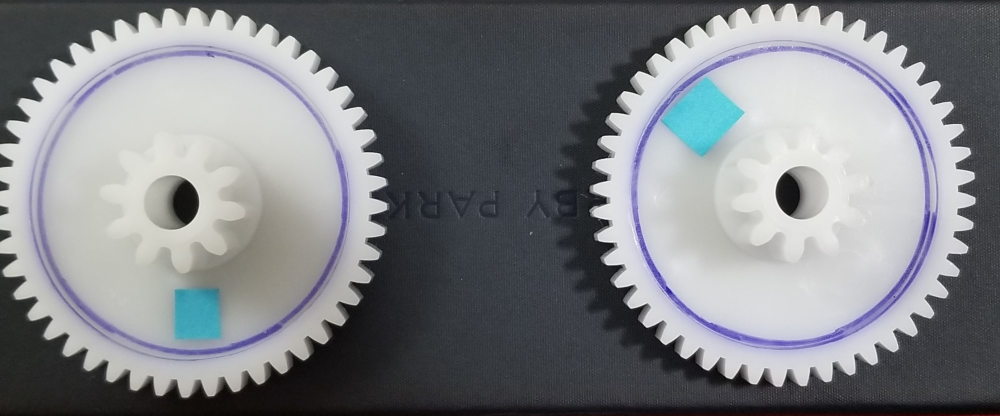
#> input picture Examples/images/double4.jpg, 2000 x 831 px, found by its file name (shown at 1/2 size)
$ python Double_angles.py
#> lines starting #> are read from the running program, lines starting #| are printed output that depends on the picture; after the words box and inside, x2 and y2 are one past the last pixel; in counts of white or black regions, pixels touching at a corner belong together
# -*- coding: utf-8 -*-
"""
Created on Mon Dec  7 18:53:29 2020

@author: Jasmine

For Bernard: You only need the bottom values: degree_left and degree_right
"""
import cv2
import math
import numpy as np

# read the input image
img_rot = cv2.imread("./images/double4.jpg")
#> img_rot is the input picture: shape (831, 2000, 3); mean B, G, R 133, 128.8, 126.4

#     *********************************
#     *                               *
#     *   Detects Circles in Images   *
#     *                               *
#     *********************************

img = cv2.imread("./images/double4.jpg", cv2.IMREAD_COLOR)
gray = cv2.cvtColor(img, cv2.COLOR_BGR2GRAY)
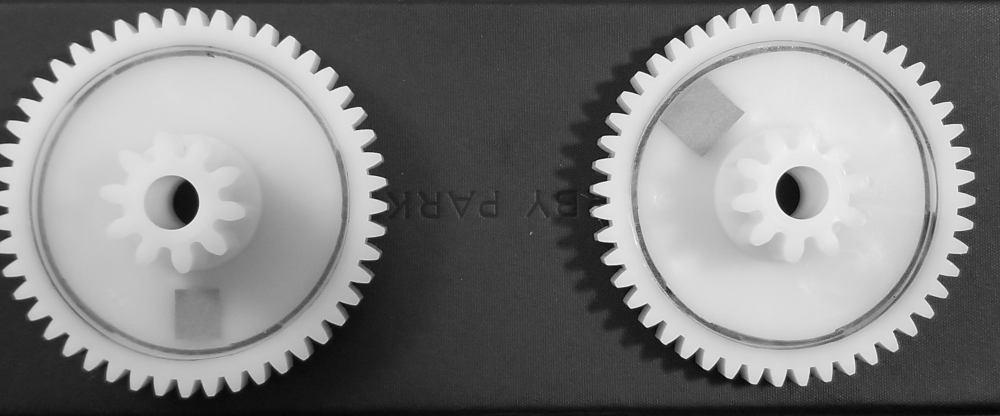
#> gray: shape (831, 2000) (shown at 1/2 size); min 1, max 255, mean 128.5
output = img.copy()

# Blur using 3 * 3 kernel.
gray_blurred = cv2.blur(gray, (3, 3))

# Apply Hough transform on the blurred image.
detected_circles = cv2.HoughCircles(gray_blurred,
                                    cv2.HOUGH_GRADIENT,1,40,
                                    param1=50,param2=30,minRadius=295,maxRadius=300)
#> detected_circles = [[1556.5, 395.5, 298.3], [386.5, 399.5, 299.4]]

# Draw circles that are detected.
if detected_circles is not None:
    # Convert the circle parameters a, b and r to integers.
    detected_circles = np.uint16(np.around(detected_circles))
#> detected_circles = [[1556, 396, 298], [386, 400, 299]]

    if detected_circles[0][0][0] < 1000:
        xl, yl, rl = detected_circles[0][0][0], detected_circles[0][0][1], detected_circles[0][0][2]
        xr, yr, rr = detected_circles[0][1][0], detected_circles[0][1][1], detected_circles[0][1][2]
    else:
        xr, yr, rr = detected_circles[0][0][0], detected_circles[0][0][1], detected_circles[0][0][2]
#> xr = 1556; yr = 396; rr = 298
        xl, yl, rl = detected_circles[0][1][0], detected_circles[0][1][1], detected_circles[0][1][2]
#> xl = 386; yl = 400; rl = 299


    a, b, r = detected_circles[0][0][0], detected_circles[0][0][1], detected_circles[0][0][2]
#> a = 1556; b = 396; r = 298
    # Draw the circumference of the circle.
    cv2.circle(img_rot, (xr, yr), rr, (0, 0, 255), 5)
    cv2.circle(img_rot, (xl, yl), rl, (0, 0, 255), 5)
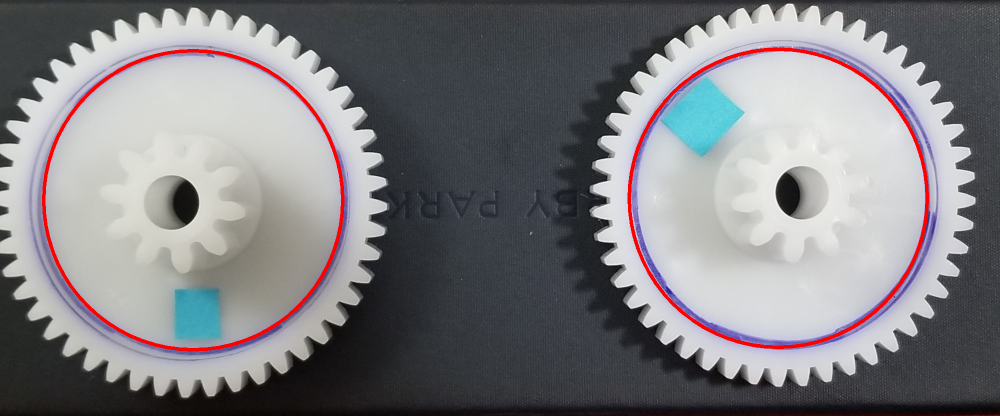
#> img_rot: shape (831, 2000, 3) (shown at 1/2 size); mean B, G, R 130, 126.5, 128

#     *********************************
#     *                               *
#     *    Applies Filter on Image    *
#     *                               *
#     *********************************

img_rot_hsv = cv2.cvtColor(img_rot, cv2.COLOR_BGR2HSV)
#> img_rot_hsv: shape (831, 2000, 3); mean H, S, V 86, 27.6, 135.7

# find HSV using BGR
blue = np.uint8([[[226,211,99]]])
#print(cv2.cvtColor(pink,cv2.COLOR_BGR2HSV))
blue = cv2.cvtColor(blue,cv2.COLOR_BGR2HSV)

# define range of pink color in HSV
# (H - 10, 100, 100)
# (H + 10, 255, 255)
lower_blue = np.array([blue[0][0][0] - 10,100,100])
upper_blue = np.array([blue[0][0][0] + 10,255,255])

# Threshold the HSV image to get only pink colors
mask_rot_blue = cv2.inRange(img_rot_hsv, lower_blue, upper_blue)
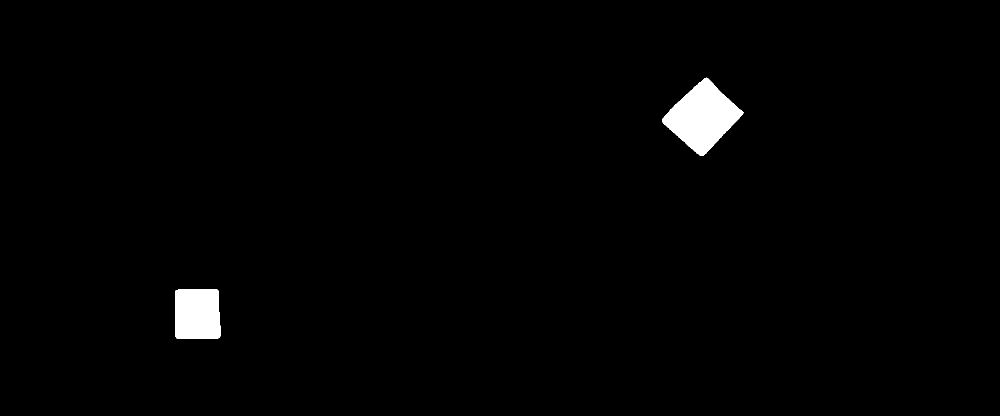
#> mask_rot_blue: shape (831, 2000) (shown at 1/2 size); 1.3% white; 2 white regions, box (x1, y1, x2, y2) and area: (1324, 155, 1487, 312) 13538, (350, 578, 442, 678) 8782

# Bitwise-AND mask and rotated image
res_rot_blue = cv2.bitwise_and(img_rot,img_rot, mask=mask_rot_blue)
res_rot_blue = cv2.cvtColor(res_rot_blue, cv2.COLOR_BGR2RGB)

# make copys of the results to display them
filtered_rot_blue = res_rot_blue.copy()

#     *********************************
#     *                               *
#     *    Finds Center of Shape      *
#     *                               *
#     *********************************

# Calculate the center of the shape after filter is applied
gray_rot = cv2.cvtColor(res_rot_blue, cv2.COLOR_BGR2GRAY)
blurred_rot = cv2.GaussianBlur(gray_rot, (5, 5), 0)
thresh_rot = cv2.threshold(blurred_rot, 60, 255, cv2.THRESH_BINARY)[1]
#> thresh_rot: shape (831, 2000); 1.4% white; 2 white regions

# find contours in the binary image
contours_rot, hierarchy = cv2.findContours(thresh_rot,cv2.RETR_TREE,cv2.CHAIN_APPROX_SIMPLE)
#> contours_rot = 2 contours; box (x1, y1, x2, y2) and area: (1324, 155, 1487, 312) 13610, (350, 578, 442, 678) 8616
for c in contours_rot:
    # calculate moments for each contour
    M = cv2.moments(c)

    # calculate x,y coordinate of center
    if M["m00"] != 0:
     cX = int(M["m10"] / M["m00"])
     cY = int(M["m01"] / M["m00"])
    else:
     cX, cY = 0, 0
    if cX < 1000:
        tl = np.array([(cX - xl), -1*(cY - yl), 0])
    else:
        tr = np.array([(cX - xr), -1*(cY - yr), 0])
#> this loop made 2 passes
#> (cX, cY, tl) on pass 1: (394, 628, [8, -228, 0])
#> (cX, cY, tr) on pass 2: (1404, 233, [-152, 163, 0])


#     *********************************
#     *                               *
#     *       Calculates Angle        *
#     *                               *
#     *********************************


omega = np.array([xl, yl, 1])
#> omega = [386, 400, 1]
s = np.array([0, 1, 0])

y = np.dot(np.transpose(omega), np.cross(s,tl))
#> y = -8
x = np.dot(s, tl)
#> x = -228
theta = math.atan2(y, x)
#> theta = -3.11
degree_left = np.rad2deg(theta)
#> degree_left = -178
degree_left = '%1.0f' % (degree_left)
#> degree_left = '-178'

y = np.dot(np.transpose(omega), np.cross(s,tr))
#> y = 152
x = np.dot(s, tr)
#> x = 163

theta = math.atan2(y, x)
#> theta = 0.75
degree_right = np.rad2deg(theta)
#> degree_right = 43
degree_right = '%1.0f' % (degree_right)
#> degree_right = '43'

# NOTE: Degrees: positive rotate counter-clockwise, negative rotate clockwise
print("degree left: ", degree_left)
#| degree left:  -178
print("degree right: " , degree_right)
#| degree right:  43

$ run again, with Examples/images/double5.jpg copied over Examples/images/double4.jpg
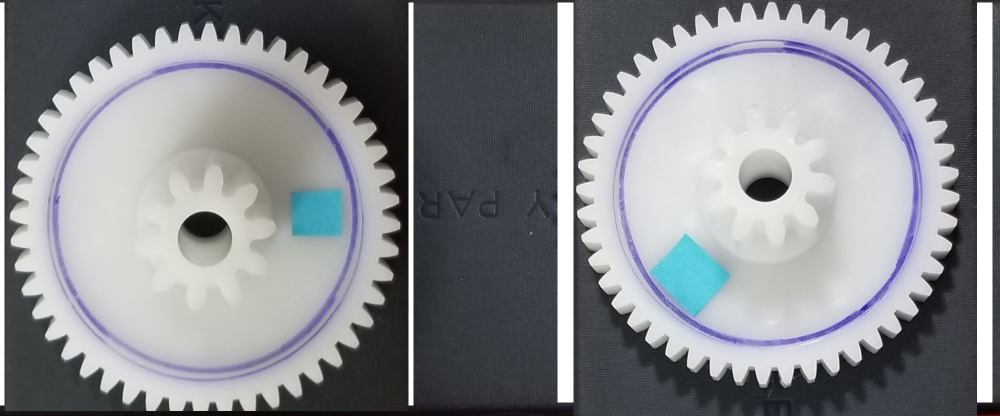
#> input picture Examples/images/double5.jpg, 2000 x 831 px, found by its file name (shown at 1/2 size)
#> img_rot is the input picture: shape (831, 2000, 3); mean B, G, R 141.2, 137.2, 134.7
#> `gray = cv2.cvtColor(img, cv2.COLOR_BGR2GRAY)`:
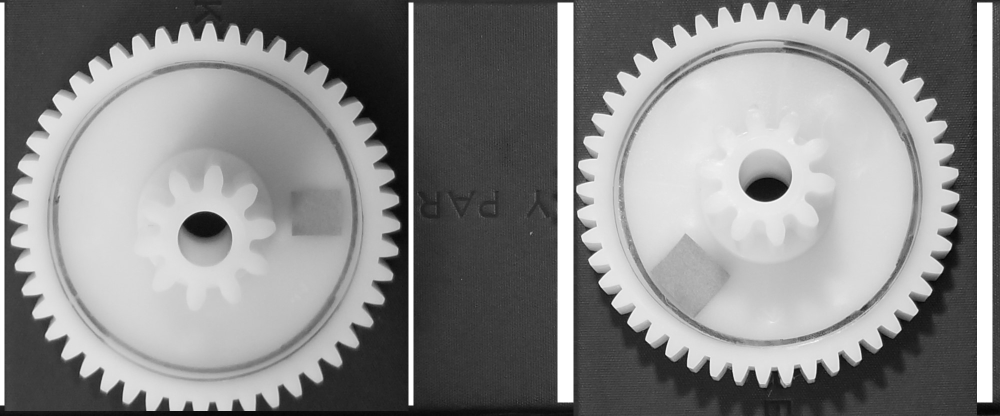
#> gray: shape (831, 2000) (shown at 1/2 size); min 3, max 255, mean 136.9
#> `detected_circles = cv2.HoughCircles(gray_blurred, cv2.HOUGH_GRADIENT,1..`: detected_circles = [[1541.5, 393.5, 296.1], [408.5, 434.5, 296.1]]
#> `detected_circles = np.uint16(np.around(detected_circles))`: detected_circles = [[1542, 394, 296], [408, 434, 296]]
#> xr = 1542; yr = 394; rr = 296
#> xl = 408; yl = 434; rl = 296
#> a = 1542; b = 394; r = 296
#> img_rot_hsv: shape (831, 2000, 3); mean H, S, V 82.7, 25.5, 143.9
#> `mask_rot_blue = cv2.inRange(img_rot_hsv, lower_blue, upper_blue)`:
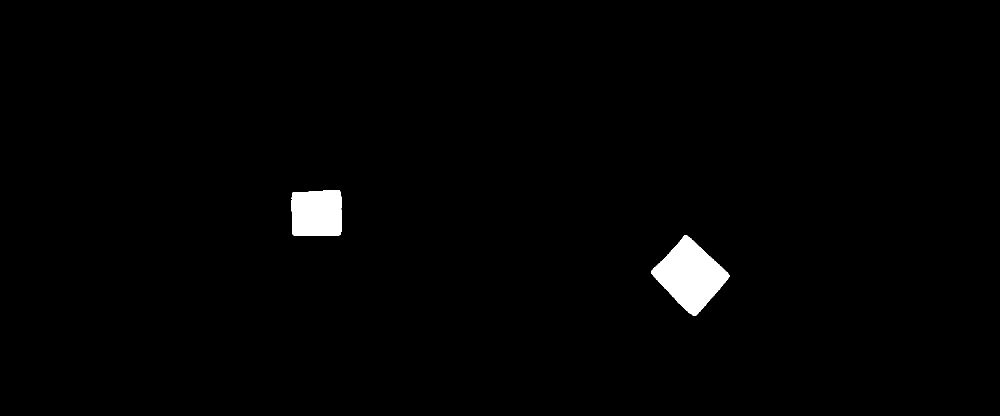
#> mask_rot_blue: shape (831, 2000) (shown at 1/2 size); 1.3% white; 2 white regions, box (x1, y1, x2, y2) and area: (1302, 470, 1459, 632) 13514, (583, 380, 683, 472) 8794
#> thresh_rot: shape (831, 2000); 1.4% white; 2 white regions
#> contours_rot = 2 contours; box (x1, y1, x2, y2) and area: (1302, 470, 1459, 632) 13590, (583, 380, 683, 472) 8630
#> the loop `for c in contours_rot:` made 2 passes
#> (cX, cY, tr) on pass 1: (1380, 550, [-162, -156, 0])
#> omega = [408, 434, 1]
#> `y = np.dot(np.transpose(omega), np.cross(s,tl))`: y = -225
#> `x = np.dot(s, tl)`: x = 8
#> `theta = math.atan2(y, x)`: theta = -1.54
#> `degree_left = np.rad2deg(theta)`: degree_left = -87.96
#> `degree_left = '%1.0f' % (degree_left)`: degree_left = '-88'
#> `y = np.dot(np.transpose(omega), np.cross(s,tr))`: y = 162
#> `x = np.dot(s, tr)`: x = -156
#> `theta = math.atan2(y, x)`: theta = 2.34
#> `degree_right = np.rad2deg(theta)`: degree_right = 133.9
#> `degree_right = '%1.0f' % (degree_right)`: degree_right = '134'
#| degree left:  -88
#| degree right:  134

$ run again, with Examples/images/doublebase.jpg copied over Examples/images/double4.jpg
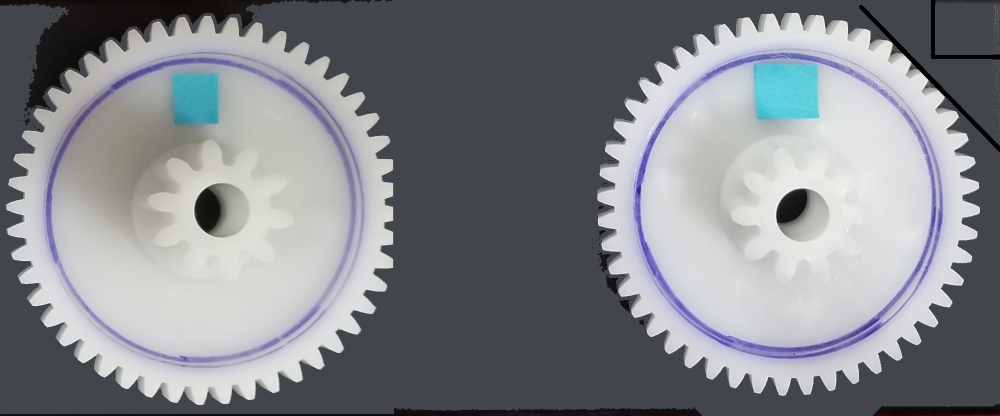
#> input picture Examples/images/doublebase.jpg, 2000 x 831 px, found by its file name (shown at 1/2 size)
#> img_rot is the input picture: shape (831, 2000, 3); mean B, G, R 138.4, 133.7, 131
#> `gray = cv2.cvtColor(img, cv2.COLOR_BGR2GRAY)`:
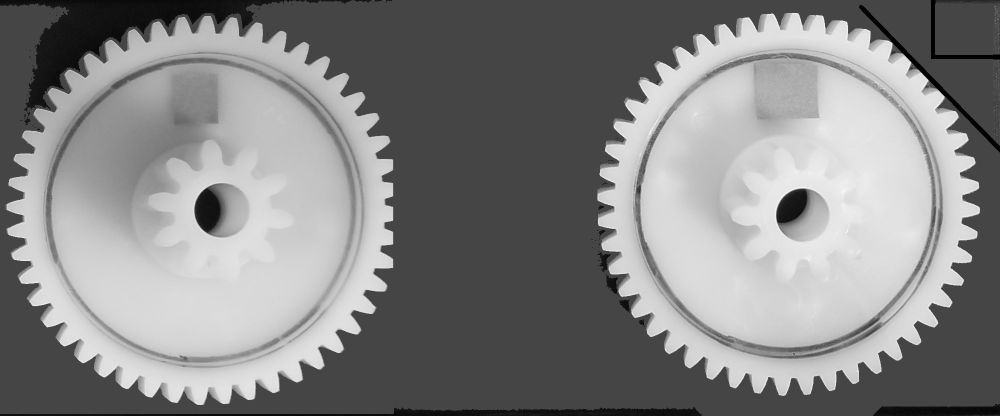
#> gray: shape (831, 2000) (shown at 1/2 size); min 0, max 253, mean 133.6
#> `detected_circles = cv2.HoughCircles(gray_blurred, cv2.HOUGH_GRADIENT,1..`: detected_circles = [[1566.5, 412.5, 299.4], [399.5, 425.5, 299.4]]
#> `detected_circles = np.uint16(np.around(detected_circles))`: detected_circles = [[1566, 412, 299], [400, 426, 299]]
#> xr = 1566; yr = 412; rr = 299
#> xl = 400; yl = 426; rl = 299
#> a = 1566; b = 412; r = 299
#> img_rot_hsv: shape (831, 2000, 3); mean H, S, V 88.5, 26.8, 140.9
#> `mask_rot_blue = cv2.inRange(img_rot_hsv, lower_blue, upper_blue)`:
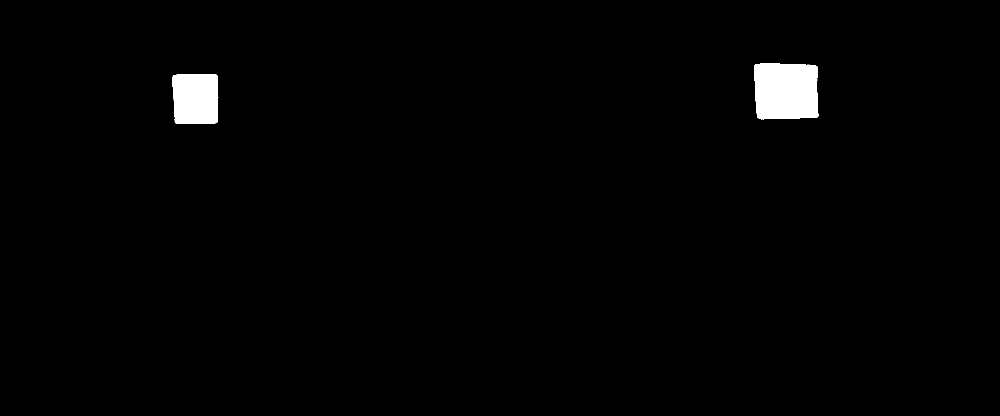
#> mask_rot_blue: shape (831, 2000) (shown at 1/2 size); 1.3% white; 2 white regions, box (x1, y1, x2, y2) and area: (1508, 126, 1637, 239) 13519, (345, 148, 437, 248) 8754
#> thresh_rot: shape (831, 2000); 1.3% white; 2 white regions
#> contours_rot = 2 contours; box (x1, y1, x2, y2) and area: (1508, 126, 1637, 239) 13418, (345, 148, 437, 248) 8590
#> the loop `for c in contours_rot:` made 2 passes
#> (cX, cY, tl) on pass 1: (391, 196, [-9, 230, 0])
#> omega = [400, 426, 1]
#> `y = np.dot(np.transpose(omega), np.cross(s,tl))`: y = 9
#> `x = np.dot(s, tl)`: x = 230
#> `theta = math.atan2(y, x)`: theta = 0.0391
#> `degree_left = np.rad2deg(theta)`: degree_left = 2.24
#> `degree_left = '%1.0f' % (degree_left)`: degree_left = '2'
#> `y = np.dot(np.transpose(omega), np.cross(s,tr))`: y = -6
#> `x = np.dot(s, tr)`: x = 231
#> `theta = math.atan2(y, x)`: theta = -0.026
#> `degree_right = np.rad2deg(theta)`: degree_right = -1.49
#> `degree_right = '%1.0f' % (degree_right)`: degree_right = '-1'
#| degree left:  2
#| degree right:  -1
